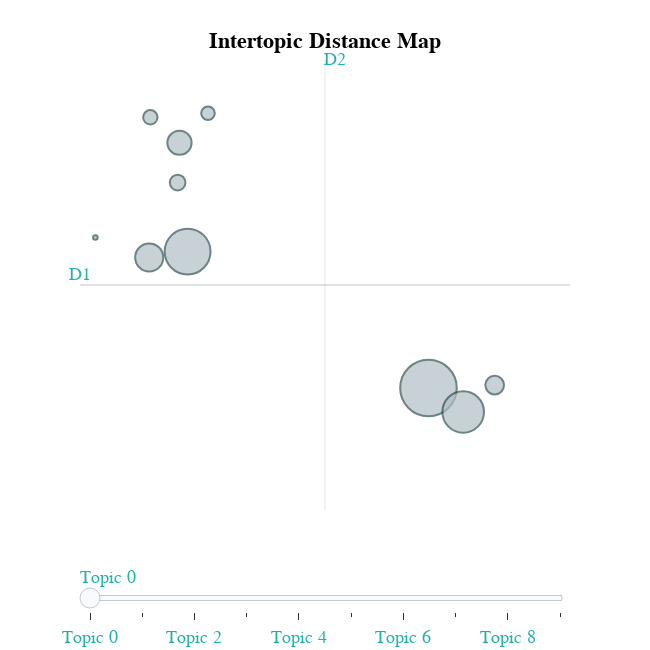

Notebook code for this chart:
### Code cell
topic_model.visualize_topics()
# highlight all topics, d1, d2 (specification, fine-tuning) ??
# fingerprints
# quantization
# finances

### Figure 1 — Plotly figure (JSON) as saved in the notebook; plotly's stock layout.template omitted (floating-point values rounded to 4 significant figures)
{"data": [{"customdata": [[0, "chatgpt | ai | llms | research | study", 901], [1, "gpt3 | models | language | model | language models", 592], [2, "gpt4 | llms | models | large language | large", 486], [3, "t5 | pretrained | model | models | pretraining", 222], [4, "llama | llms | model | models | large language", 165], [5, "codex | code | program | programming | repair", 98], [6, "palm | language | models | math | language models", 69], [7, "opt | quantization | perplexity | inference | models", 58], [8, "multilingual | languages | multilingual language | factually | models", 52], [9, "assumptions | similarity | definitive | break | models correctly", 6]], "hovertemplate": "<b>Topic %{customdata[0]}</b><br>%{customdata[1]}<br>Size: %{customdata[2]}", "legendgroup": "", "marker": {"color": "#B0BEC5", "line": {"color": "DarkSlateGrey", "width": 2}, "size": [901, 592, 486, 222, 165, 98, 69, 58, 52, 6], "sizemode": "area", "sizeref": 0.5631, "symbol": "circle"}, "mode": "markers", "name": "", "orientation": "v", "showlegend": false, "type": "scatter", "x": [4.949, 2.213, 5.343, 1.777, 2.121, 5.701, 2.1, 1.79, 2.445, 1.166], "xaxis": "x", "y": [-10.91, -8.546, -11.32, -8.647, -6.661, -10.86, -7.35, -6.219, -6.149, -8.303], "yaxis": "y"}], "layout": {"annotations": [{"showarrow": false, "text": "D1", "x": 0.9911, "y": -9.125, "yshift": 10}, {"showarrow": false, "text": "D2", "x": 3.774, "xshift": 10, "y": -5.227}], "font": {"color": "LightSeaGreen", "family": "sans serif", "size": 18}, "height": 650, "hoverlabel": {"bgcolor": "white", "font": {"family": "Rockwell", "size": 16}}, "legend": {"itemsizing": "constant", "tracegroupgap": 0}, "margin": {"t": 60}, "shapes": [{"line": {"color": "#CFD8DC", "width": 2}, "type": "line", "x0": 3.774, "x1": 3.774, "y0": -13.02, "y1": -5.227}, {"line": {"color": "#9E9E9E", "width": 2}, "type": "line", "x0": 0.9911, "x1": 6.556, "y0": -9.125, "y1": -9.125}], "sliders": [{"active": 0, "pad": {"t": 50}, "steps": [{"args": [{"marker.color": [["red", "#B0BEC5", "#B0BEC5", "#B0BEC5", "#B0BEC5", "#B0BEC5", "#B0BEC5", "#B0BEC5", "#B0BEC5", "#B0BEC5"]]}], "label": "Topic 0", "method": "update"}, {"args": [{"marker.color": [["#B0BEC5", "red", "#B0BEC5", "#B0BEC5", "#B0BEC5", "#B0BEC5", "#B0BEC5", "#B0BEC5", "#B0BEC5", "#B0BEC5"]]}], "label": "Topic 1", "method": "update"}, {"args": [{"marker.color": [["#B0BEC5", "#B0BEC5", "red", "#B0BEC5", "#B0BEC5", "#B0BEC5", "#B0BEC5", "#B0BEC5", "#B0BEC5", "#B0BEC5"]]}], "label": "Topic 2", "method": "update"}, {"args": [{"marker.color": [["#B0BEC5", "#B0BEC5", "#B0BEC5", "red", "#B0BEC5", "#B0BEC5", "#B0BEC5", "#B0BEC5", "#B0BEC5", "#B0BEC5"]]}], "label": "Topic 3", "method": "update"}, {"args": [{"marker.color": [["#B0BEC5", "#B0BEC5", "#B0BEC5", "#B0BEC5", "red", "#B0BEC5", "#B0BEC5", "#B0BEC5", "#B0BEC5", "#B0BEC5"]]}], "label": "Topic 4", "method": "update"}, {"args": [{"marker.color": [["#B0BEC5", "#B0BEC5", "#B0BEC5", "#B0BEC5", "#B0BEC5", "red", "#B0BEC5", "#B0BEC5", "#B0BEC5", "#B0BEC5"]]}], "label": "Topic 5", "method": "update"}, {"args": [{"marker.color": [["#B0BEC5", "#B0BEC5", "#B0BEC5", "#B0BEC5", "#B0BEC5", "#B0BEC5", "red", "#B0BEC5", "#B0BEC5", "#B0BEC5"]]}], "label": "Topic 6", "method": "update"}, {"args": [{"marker.color": [["#B0BEC5", "#B0BEC5", "#B0BEC5", "#B0BEC5", "#B0BEC5", "#B0BEC5", "#B0BEC5", "red", "#B0BEC5", "#B0BEC5"]]}], "label": "Topic 7", "method": "update"}, {"args": [{"marker.color": [["#B0BEC5", "#B0BEC5", "#B0BEC5", "#B0BEC5", "#B0BEC5", "#B0BEC5", "#B0BEC5", "#B0BEC5", "red", "#B0BEC5"]]}], "label": "Topic 8", "method": "update"}, {"args": [{"marker.color": [["#B0BEC5", "#B0BEC5", "#B0BEC5", "#B0BEC5", "#B0BEC5", "#B0BEC5", "#B0BEC5", "#B0BEC5", "#B0BEC5", "red"]]}], "label": "Topic 9", "method": "update"}]}], "title": {"font": {"color": "Black", "size": 22}, "text": "<b>Intertopic Distance Map</b>", "x": 0.5, "xanchor": "center", "y": 0.95, "yanchor": "top"}, "width": 650, "xaxis": {"anchor": "y", "domain": [0, 1], "range": [0.9911, 6.556], "title": {"text": ""}, "visible": false}, "yaxis": {"anchor": "x", "domain": [0, 1], "range": [-13.02, -5.227], "title": {"text": ""}, "visible": false}}}
